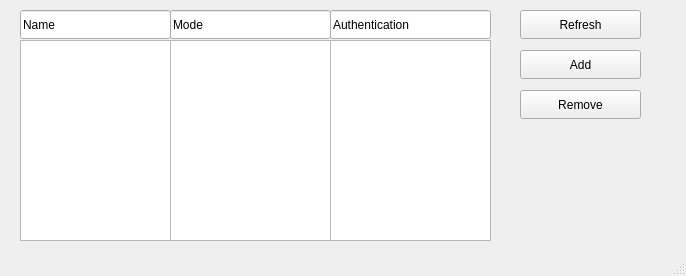
<?xml version="1.0" encoding="UTF-8"?>
<ui version="4.0">
 <class>MainWindow</class>
 <widget class="QMainWindow" name="MainWindow">
  <property name="geometry">
   <rect>
    <x>0</x>
    <y>0</y>
    <width>686</width>
    <height>276</height>
   </rect>
  </property>
  <property name="windowTitle">
   <string>Security profiles</string>
  </property>
  <widget class="QWidget" name="centralwidget">
   <widget class="QPushButton" name="addButton">
    <property name="geometry">
     <rect>
      <x>520</x>
      <y>50</y>
      <width>121</width>
      <height>29</height>
     </rect>
    </property>
    <property name="text">
     <string>Add</string>
    </property>
   </widget>
   <widget class="QLineEdit" name="package_2">
    <property name="geometry">
     <rect>
      <x>20</x>
      <y>10</y>
      <width>151</width>
      <height>29</height>
     </rect>
    </property>
    <property name="text">
     <string>Name</string>
    </property>
   </widget>
   <widget class="QPushButton" name="refreshButton">
    <property name="geometry">
     <rect>
      <x>520</x>
      <y>10</y>
      <width>121</width>
      <height>29</height>
     </rect>
    </property>
    <property name="text">
     <string>Refresh</string>
    </property>
   </widget>
   <widget class="QListWidget" name="modeField">
    <property name="geometry">
     <rect>
      <x>170</x>
      <y>40</y>
      <width>161</width>
      <height>201</height>
     </rect>
    </property>
   </widget>
   <widget class="QListWidget" name="nameField">
    <property name="geometry">
     <rect>
      <x>20</x>
      <y>40</y>
      <width>151</width>
      <height>201</height>
     </rect>
    </property>
   </widget>
   <widget class="QLineEdit" name="version">
    <property name="geometry">
     <rect>
      <x>170</x>
      <y>10</y>
      <width>161</width>
      <height>29</height>
     </rect>
    </property>
    <property name="text">
     <string>Mode</string>
    </property>
   </widget>
   <widget class="QPushButton" name="removeButton">
    <property name="geometry">
     <rect>
      <x>520</x>
      <y>90</y>
      <width>121</width>
      <height>29</height>
     </rect>
    </property>
    <property name="text">
     <string>Remove</string>
    </property>
   </widget>
   <widget class="QListWidget" name="authField">
    <property name="geometry">
     <rect>
      <x>330</x>
      <y>40</y>
      <width>161</width>
      <height>201</height>
     </rect>
    </property>
   </widget>
   <widget class="QLineEdit" name="version_2">
    <property name="geometry">
     <rect>
      <x>330</x>
      <y>10</y>
      <width>161</width>
      <height>29</height>
     </rect>
    </property>
    <property name="text">
     <string>Authentication</string>
    </property>
   </widget>
  </widget>
  <widget class="QStatusBar" name="statusbar"/>
 </widget>
 <resources/>
 <connections/>
</ui>
